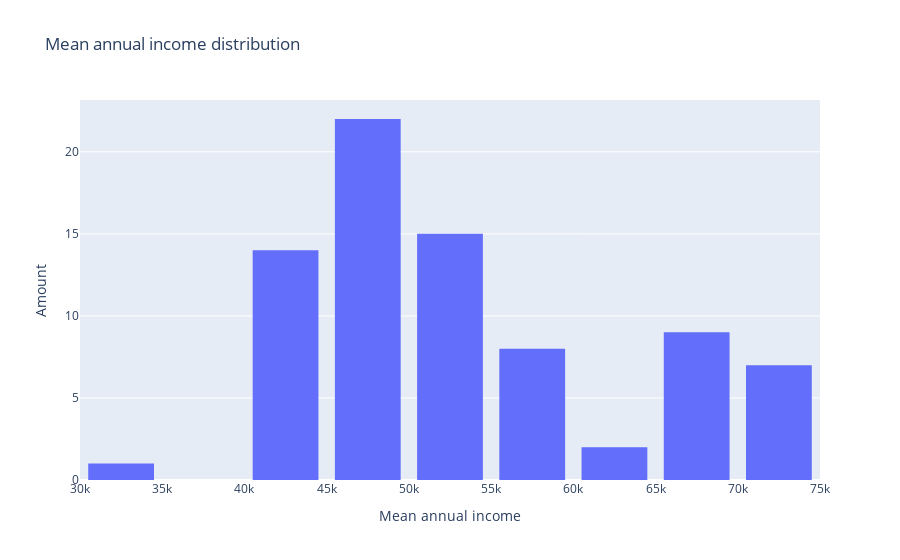

This figure's notebook cell:
### Markdown cell above
2. Постройте гистограмму распределения зарплат клиентов на Севере.

### Code cell
df = (df_all[df_all["region"] == "North"]
      .sort_values(by="annual_income", ascending=False))

fig = go.Figure()
fig.add_trace(go.Histogram(x=df["annual_income"],
                           name="Annual income"))
fig.update_layout(title_text="Mean annual income distribution",
                  bargap=0.2,
                  xaxis_title="Mean annual income",
                  yaxis_title="Amount")

### Figure 1 — Plotly figure (JSON) as saved in the notebook; plotly's stock layout.template omitted (floating-point values rounded to 4 significant figures)
{"data": [{"name": "Annual income", "type": "histogram", "x": [70000, 70000, 70000, 70000, 70000, 70000, 70000, 68000, 66000, 66000, 66000, 66000, 66000, 66000, 66000, 66000, 63000, 62000, 59000, 59000, 59000, 59000, 59000, 59000, 59000, 55000, 54000, 54000, 54000, 54000, 54000, 54000, 54000, 52000, 51000, 51000, 51000, 51000, 51000, 51000, 51000, 49000, 49000, 49000, 49000, 49000, 49000, 47000, 47000, 46000, 46000, 46000, 46000, 46000, 46000, 46000, 46000, 46000, 46000, 46000, 46000, 46000, 45000, 44000, 44000, 44000, 44000, 44000, 44000, 44000, 43000, 43000, 43000, 43000, 43000, 43000, 43000, 31000]}], "layout": {"autosize": true, "bargap": 0.2, "title": {"text": "Mean annual income distribution"}, "xaxis": {"autorange": true, "range": [30000.0, 75000.0], "title": {"text": "Mean annual income"}, "type": "linear"}, "yaxis": {"autorange": true, "range": [0, 23.16], "title": {"text": "Amount"}}}}
